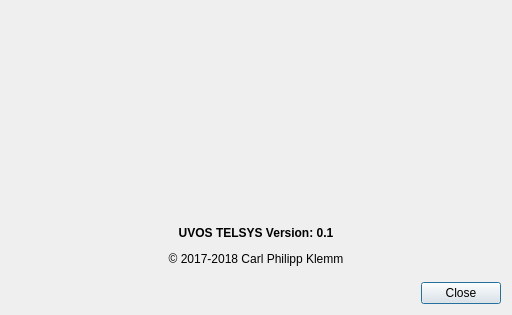
<?xml version="1.0" encoding="UTF-8"?>
<ui version="4.0">
 <class>AboutTelsys</class>
 <widget class="QDialog" name="AboutTelsys">
  <property name="geometry">
   <rect>
    <x>0</x>
    <y>0</y>
    <width>512</width>
    <height>315</height>
   </rect>
  </property>
  <property name="sizePolicy">
   <sizepolicy hsizetype="Fixed" vsizetype="Fixed">
    <horstretch>0</horstretch>
    <verstretch>0</verstretch>
   </sizepolicy>
  </property>
  <property name="maximumSize">
   <size>
    <width>80000</width>
    <height>15200</height>
   </size>
  </property>
  <property name="windowTitle">
   <string>About</string>
  </property>
  <layout class="QVBoxLayout" name="verticalLayout">
   <item>
    <widget class="QLabel" name="label">
     <property name="sizePolicy">
      <sizepolicy hsizetype="Fixed" vsizetype="Fixed">
       <horstretch>30</horstretch>
       <verstretch>50</verstretch>
      </sizepolicy>
     </property>
     <property name="maximumSize">
      <size>
       <width>500</width>
       <height>200</height>
      </size>
     </property>
     <property name="text">
      <string/>
     </property>
     <property name="pixmap">
      <pixmap resource="resources.qrc">:/images/Logo</pixmap>
     </property>
     <property name="scaledContents">
      <bool>true</bool>
     </property>
     <property name="alignment">
      <set>Qt::AlignCenter</set>
     </property>
     <property name="wordWrap">
      <bool>false</bool>
     </property>
    </widget>
   </item>
   <item>
    <widget class="QLabel" name="label_2">
     <property name="text">
      <string>&lt;html&gt;&lt;head/&gt;&lt;body&gt;&lt;p&gt;&lt;span style=&quot; font-weight:600;&quot;&gt;UVOS TELSYS Version: 0.1&lt;/span&gt;&lt;/p&gt;&lt;p&gt;© 2017-2018 Carl Philipp Klemm&lt;/p&gt;&lt;/body&gt;&lt;/html&gt;</string>
     </property>
     <property name="textFormat">
      <enum>Qt::RichText</enum>
     </property>
     <property name="scaledContents">
      <bool>false</bool>
     </property>
     <property name="alignment">
      <set>Qt::AlignCenter</set>
     </property>
     <property name="openExternalLinks">
      <bool>false</bool>
     </property>
    </widget>
   </item>
   <item>
    <widget class="QDialogButtonBox" name="buttonBox">
     <property name="orientation">
      <enum>Qt::Horizontal</enum>
     </property>
     <property name="standardButtons">
      <set>QDialogButtonBox::Close</set>
     </property>
    </widget>
   </item>
  </layout>
 </widget>
 <resources>
  <include location="resources.qrc"/>
 </resources>
 <connections>
  <connection>
   <sender>buttonBox</sender>
   <signal>accepted()</signal>
   <receiver>AboutTelsys</receiver>
   <slot>accept()</slot>
   <hints>
    <hint type="sourcelabel">
     <x>248</x>
     <y>254</y>
    </hint>
    <hint type="destinationlabel">
     <x>157</x>
     <y>274</y>
    </hint>
   </hints>
  </connection>
  <connection>
   <sender>buttonBox</sender>
   <signal>rejected()</signal>
   <receiver>AboutTelsys</receiver>
   <slot>reject()</slot>
   <hints>
    <hint type="sourcelabel">
     <x>316</x>
     <y>260</y>
    </hint>
    <hint type="destinationlabel">
     <x>286</x>
     <y>274</y>
    </hint>
   </hints>
  </connection>
 </connections>
</ui>
